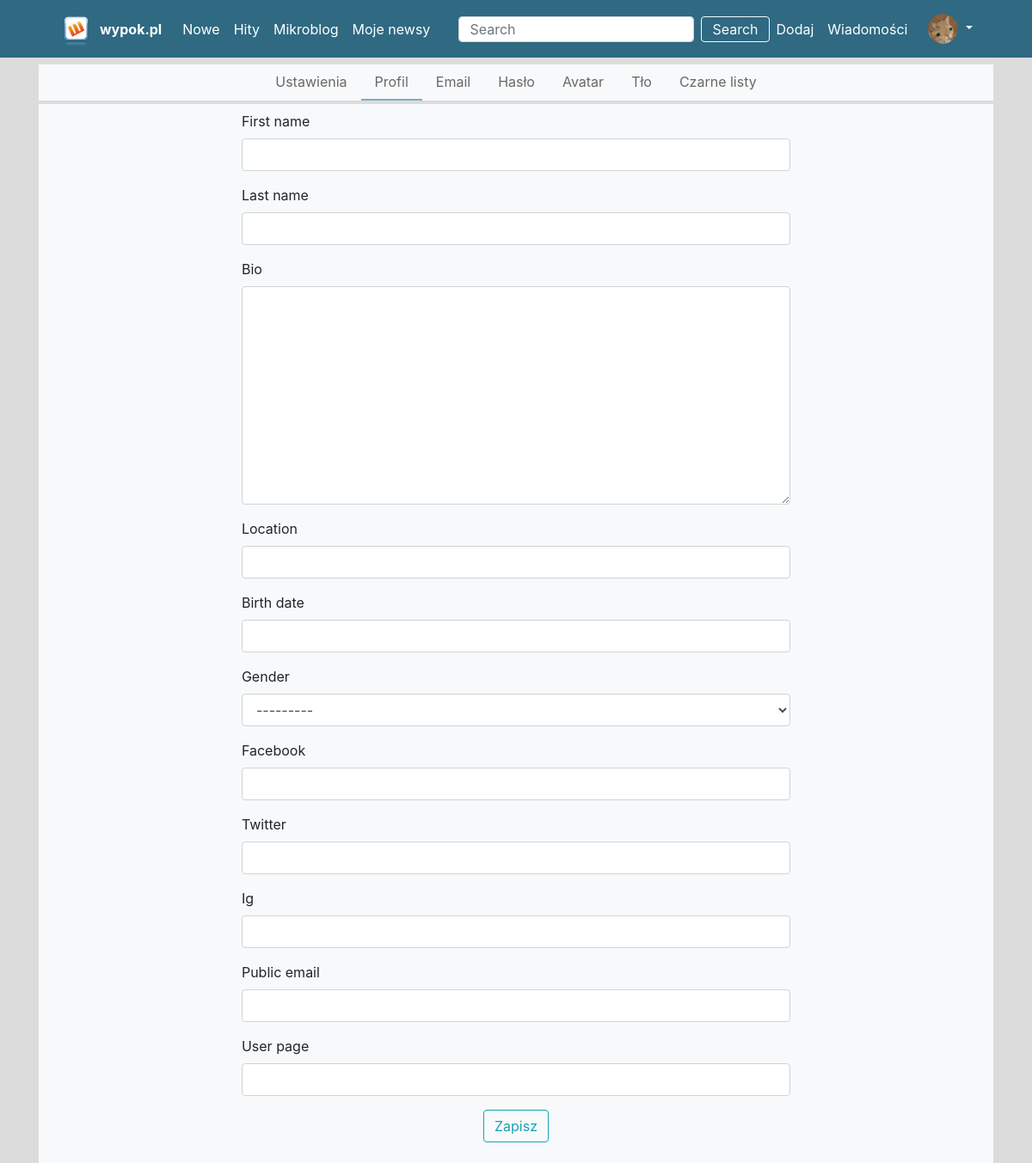
The page /profil/1/edycja (signed in) on the database its author committed.
### user/models.py (models this page shows)
class User(AbstractUser):
    class Genders(models.IntegerChoices):
        WOMEN = 0, 'Kobieta'
        MEN = 1, 'Mężczyza'
        NONE = 2, 'Niwuadu'
    bio = models.TextField(max_length=500, blank=True)
    location = models.CharField(max_length=30, blank=True)
    birth_date = models.DateField(null=True, blank=True)
    avatar = models.ImageField(blank=True, max_length=None, default='user.png', upload_to=upload_location)
    background = models.ImageField(blank=True, null=True, max_length=None, upload_to=upload_location)
    gender = models.IntegerField(choices=Genders.choices, blank=True, null=True)
    facebook = models.CharField(max_length=500, blank=True)
    twitter = models.CharField(max_length=500, blank=True)
    ig = models.CharField(max_length=500, blank=True)
    public_email = models.EmailField(max_length=500, blank=True)
    user_page = models.CharField(max_length=500, blank=True)

### user/views.py (the view, shortened to what this page needs)
# urls.py: path('<int:pk>/edycja', UserUpdate.as_view(), name='profile-edit'),
class UserUpdate(UpdateView):
    model = User
    fields = ['first_name', 'last_name', 'bio', 'location', 'birth_date', 'gender', 'facebook', 'twitter', 'ig',
              'public_email', 'user_page']
    template_name = 'users/user_update_form.html'

### templates/users/user_update_form.html
{% extends "users/user_edit_base.html" %}
{% load crispy_forms_filters %}
{% block update_forms %}
    <div class="row no-gutters justify-content-center bg-light mt-1 p-2">
        <div class="col-10 col-sm-9 col-md-7">
            <form method="post">{% csrf_token %}
                {{ form|crispy }}
                <div class="form-group center-box">
                    <button class="btn btn-outline-info" type="submit">Zapisz</button>
                </div>
            </form>
        </div>
    </div>
{% endblock %}

### templates/blog/header.html (shortened to what this page needs)
<div class="top-header">
    <div class="container-xl">
        <div class="row no-gutters">
            <div class="col">
                <nav class="navbar navbar-expand-lg navbar-light">
                {% load static %}
                    <img src="{% static "images/wykop.png" %}" alt="Wypok.pl" class="navbar-logo">
                    <a class="navbar-brand font-weight-bold" href="{% url 'blog-home' %}">wypok.pl</a>
                    <div class="collapse navbar-collapse" id="navbarSupportedContent">
                        <ul class="navbar-nav mr-auto">
                            <li class="nav-item active">
                                <a class="nav-link" href="{% url 'nowe' %}">Nowe <span class="sr-only">(current)</span></a>
                            </li>
                            <li class="nav-item">
                                <a class="nav-link" href="{% url 'hity' %}">Hity</a>
                            </li>
                            <li class="nav-item">
                                <a class="nav-link" href="{% url 'mikroblog' %}">Mikroblog</a>
                            </li>
                            {% if user.is_authenticated %}
                                <li class="nav-item">
                                    <a class="nav-link" href="#">Moje newsy</a>
                                </li>
                            {% endif %}
                        </ul>
                        <form class="form-inline my-2 my-lg-0">
                            <input class="form-control mr-sm-2 search-input" type="search" placeholder="Search" aria-label="Search">
                            <button class="btn btn-outline-light search-btn mr-2" type="submit">Search</button>
                        </form>
                        <div class="nav-item ">
                            <a class="nav-link pl-0" href="#">Dodaj</a>
                        </div>
                        <div class="nav-item">
                            <a class="nav-link pl-0" href="#">Wiadomości</a>
                        </div>
                        <div class="navbar-nav nav-item dropdown">
                            {% if request.user.is_authenticated %}
                                <a class="nav-link dropdown-toggle" href="#" id="navbarDropdown" role="button"
                                   data-toggle="dropdown" aria-haspopup="true" aria-expanded="false">
                                    <img class="rounded-circle header-account-img" src="{{ request.user.avatar.url }}" alt="{{ request.user.username }}}">
                                </a>
                            {% endif %}
                        </div>
                    </div>
                </nav>
            </div>
        </div>
    </div>
</div>

### static/main.css (style rules this page uses)
body { background-color: gainsboro; }
.top-header { background-color: #2f6982; }
.top-header .nav-link, .navbar-brand { color: white !important; font-size: 16px; }
.navbar-logo { width: 55px; }
.header-account-img { width: 35px; }
.search-input { height: 30px; }
.search-btn { height: 30px; display: flex; justify-content: center; align-items: center; }
.center-box { display: flex; flex-direction: column; align-items: center; }

### rows shown on the page
User: user.avatar (picture)
User: gender "---------"
